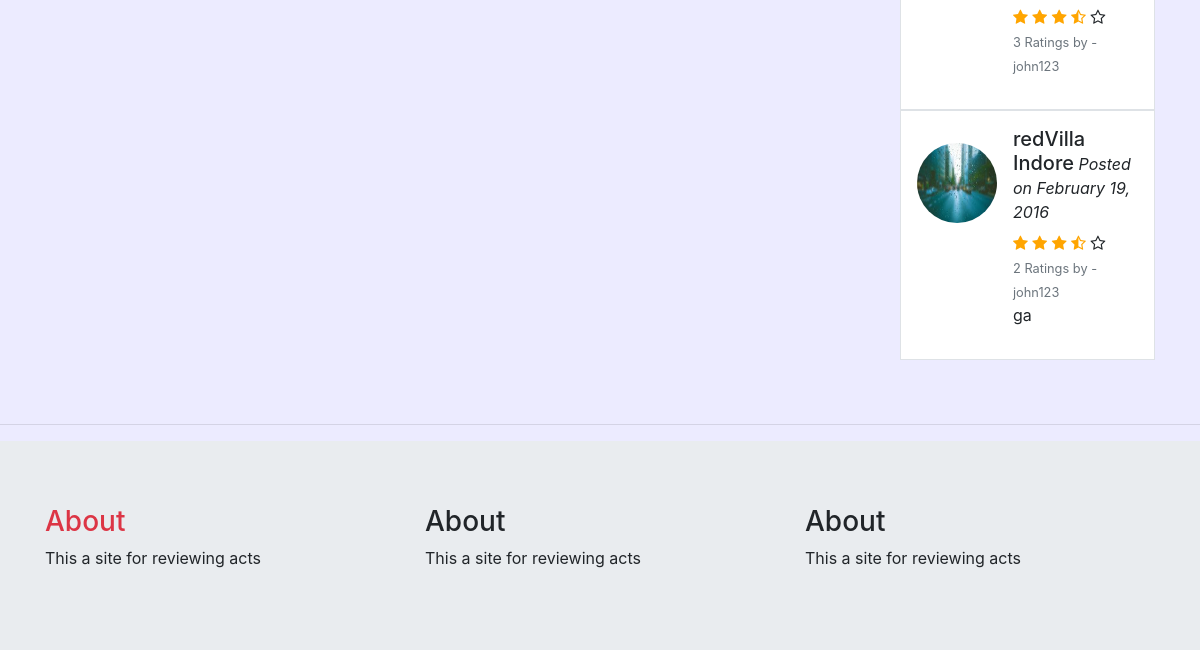
The page /profile/ (signed in, lower part) on the database as committed earlier.
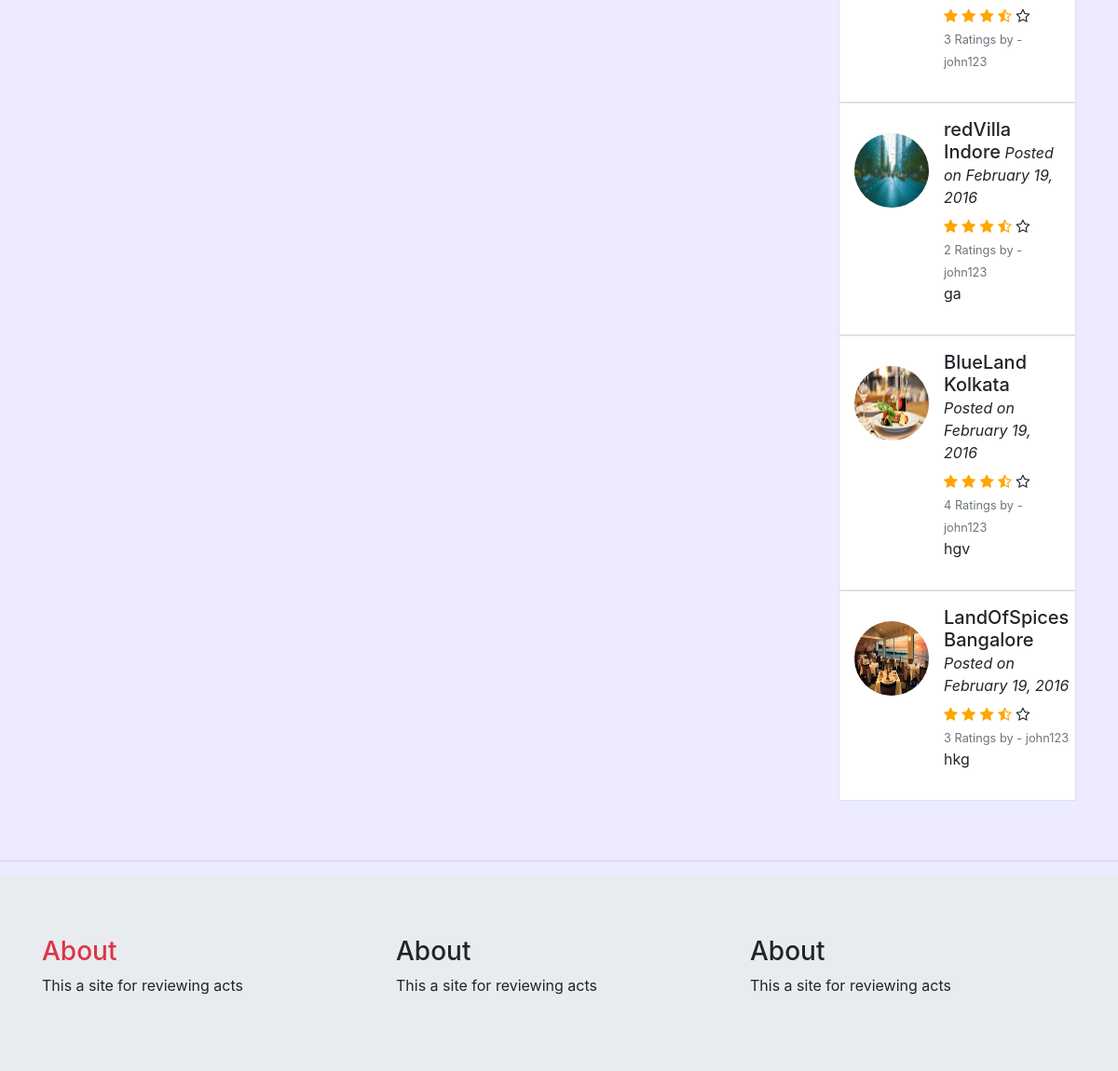
The same page on the database as committed later.
### redbricks/models.py (models this page shows, shortened)
class Reviews(models.Model):
    ratings = models.IntegerField(choices=ratings_choice)
    comments = models.TextField(null=True, blank=True)
    reviewer = models.ForeignKey(User, on_delete=models.CASCADE)
    restaurant = models.ForeignKey(Restaurants, on_delete=models.CASCADE)
    date_posted=models.DateTimeField(default=timezone.now)

class Restaurants(models.Model):
    owners_name = models.CharField(max_length=40)
    email = models.EmailField(max_length=40)
    contact_no = models.CharField(max_length=13)
    address = models.CharField(max_length=100)
    city = models.CharField(max_length=20, choices=city_names, default='Bangalore')
    res_name = models.CharField(max_length=40)
    restaurant_pic = models.ImageField(upload_to='restaurant_pic', default='default.jpg')
    def __str__(self):
        return '{} {}'.format(self.res_name, self.city)

### users/views.py (the view)
# urls.py: path('profile/',user_views.profile, name='profile'),
@login_required
def profile(request):
    my_reviews = Reviews.objects.filter(reviewer=request.user)
    context = {'my_reviews':my_reviews}
    return render(request, 'users/profile.html', context)

### users/templates/users/profile.html (shortened to what this page needs)
{% extends "redbricks/base.html" %}
{% load crispy_forms_tags %}
{% block content %}
    <div class="row">
        <div class="col-md-9">
        </div>
        <div class="col-md-3 mt-2">
        {% for review in my_reviews %}
          <div class="media border bg-white p-3">
            <img src="{{ review.restaurant.restaurant_pic.url }}" alt="John Doe" class="mr-3 mt-3 rounded-circle" style="width:80px; height:80px">
            <div class="media-body">
              <h5>{{ review.restaurant }}<small><i> Posted on February 19, 2016</i></small></h5>
              <div class="ratings">
                <span class="fa fa-star checked"></span>
                <span class="fa fa-star checked"></span>
                <span class="fa fa-star checked"></span>
                <span class="fa fa-star-half-o checked"></span>
                <span class="fa fa-star-o"></span><br>
                <small class="text text-muted">{{ review.ratings }} Ratings by - {{ review.reviewer }}</small>
            </div>
            <p>{{ review.comments }}</p>
            </div>
          </div>
        {% endfor %}
        </div>
    </div>
{% endblock %}

### redbricks/templates/redbricks/base.html (shortened to what this page needs)
{% load static %}
<!doctype html>
<html lang="en">
  <head>
    <link rel="stylesheet" href="https://stackpath.bootstrapcdn.com/bootstrap/4.1.3/css/bootstrap.min.css">
    <link rel="stylesheet" type="text/css" href="{% static 'redbricks/main.css' %}">
    <link rel="stylesheet" href="https://cdnjs.cloudflare.com/ajax/libs/font-awesome/4.7.0/css/font-awesome.min.css">
  </head>
  <body>
    <div class="container">
      {% block content %}{% endblock %}</div>
    <br>
    <br>
    <hr>
    <div class="jumbotron jumbotron-fluid mb-0">
      <div class="container">
        <div class="row">
          <div class="col-md-4">
            <h3 class="text text-danger">About</h3>
            <p>This a site for reviewing acts</p>
          </div>
          <div class="col-md-4">
            <h3>About</h3>
            <p>This a site for reviewing acts</p>
          </div>
          <div class="col-md-4">
            <h3>About</h3>
            <p>This a site for reviewing acts</p>
          </div>
        </div>
      </div>
    </div>
  </body>
</html>

### redbricks/static/redbricks/main.css (style rules this page uses)
body { padding: 1px; margin: 0px; background-color: rgba(17, 0, 255, 0.08); }
* { box-sizing: border-box; }
.checked { color: orange; }
.row::after { content: ""; clear: both; display: table; }
.row { display: flex; }
html, body { height: 100%; margin: 0; padding: 0; }

Rows that differ between the two databases and show on the page:
added Reviews: restaurant.restaurant_pic (picture), restaurant "BlueLand Kolkata", ratings "4", reviewer "john123", comments "hgv"
added Reviews: restaurant.restaurant_pic (picture), restaurant "LandOfSpices Bangalore", ratings "3", reviewer "john123", comments "hkg"
